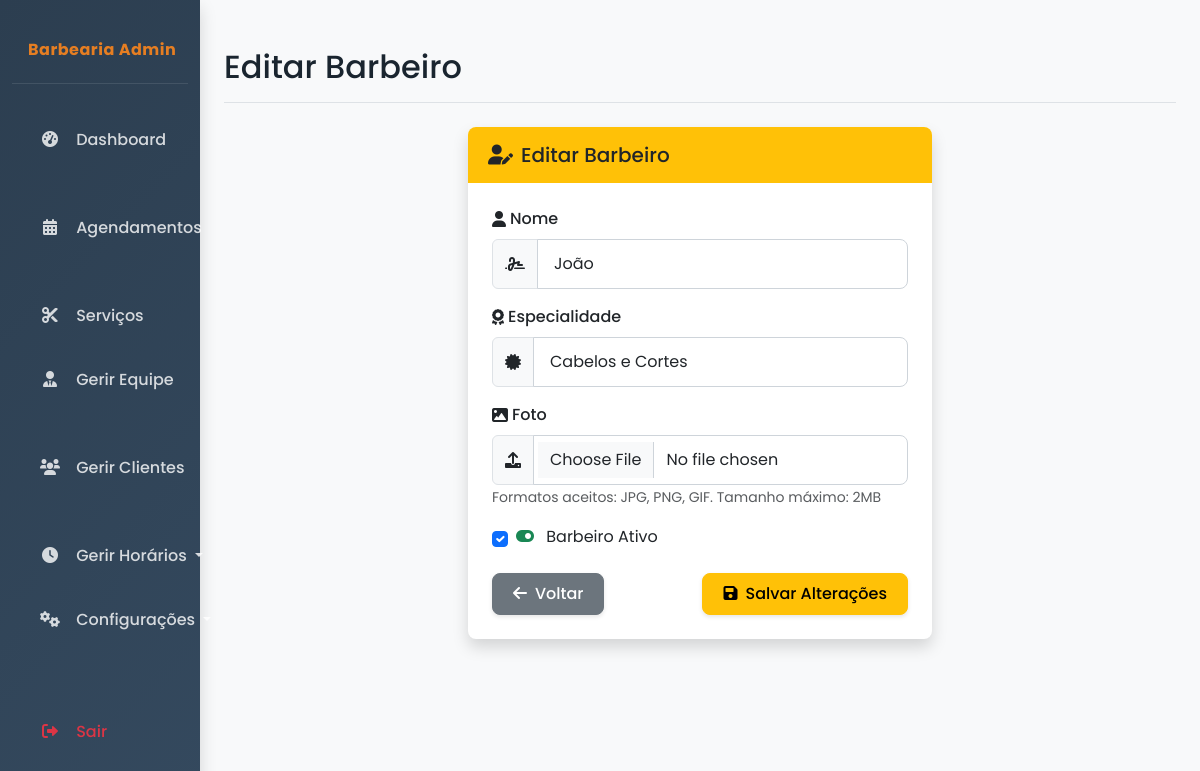
Screenshot of /admin/barbeiros/editar/1 (signed in) with the database file from the repository.
### app/app.py (models this page shows, shortened)
class Barbeiro(db.Model):
    __tablename__ = 'barbeiros'
    id = db.Column(db.Integer, primary_key=True)
    nome = db.Column(db.String(100), nullable=False)
    sobrenome = db.Column(db.String(100), nullable=False)
    email = db.Column(db.String(120), unique=True, nullable=False)
    telefone = db.Column(db.String(20))
    especialidade = db.Column(db.String(100))
    data_contratacao = db.Column(db.Date, default=datetime.utcnow)
    ativo = db.Column(db.Boolean, default=True)
    foto_url = db.Column(db.String(255), nullable=True)
    agendamentos = db.relationship('Agendamento', backref='barbeiro', lazy=True)
    horarios = db.relationship('HorarioFuncionamento', backref='barbeiro', lazy=True)

### app/app.py (the view, shortened to what this page needs)
@app.route('/admin/barbeiros/editar/<int:id>', methods=['GET', 'POST'])
def admin_barbeiros_editar(id):
    if 'admin_id' not in session:
        flash('Por favor, faça login para acessar esta página.', 'warning')
        return redirect(url_for('login'))
    barbeiro = Barbeiro.query.get_or_404(id)
    return render_template('admin_barbeiros_editar.html', barbeiro=barbeiro)

### app/app.py (called while the page is built)
@login_manager.user_loader
def load_user(user_id):
    return UsuarioAdmin.query.get(int(user_id))

### app/templates/admin_barbeiros_editar.html (shortened to what this page needs)
{% extends "admin_base.html" %}
{% block header %}Editar Barbeiro{% endblock %}
{% block content %}
<div class="row">
    <div class="col-md-6 mx-auto">
        <div class="card fade-in">
            <div class="card-header bg-warning text-dark">
                <h5 class="card-title mb-0"><i class="fas fa-user-edit me-2"></i>Editar Barbeiro</h5>
            </div>
            <div class="card-body">
                <form action="{{ url_for('admin_barbeiros_editar', id=barbeiro.id) }}" method="POST" enctype="multipart/form-data">
                    <div class="mb-3 fade-in" style="animation-delay: 0.1s">
                        <label for="nome" class="form-label"><i class="fas fa-user me-1"></i> Nome</label>
                        <div class="input-group">
                            <span class="input-group-text"><i class="fas fa-signature"></i></span>
                            <input type="text" class="form-control" id="nome" name="nome" value="{{ barbeiro.nome }}" required>
                        </div>
                    </div>
                    <div class="mb-3 fade-in" style="animation-delay: 0.2s">
                        <label for="especialidade" class="form-label"><i class="fas fa-award me-1"></i> Especialidade</label>
                        <div class="input-group">
                            <span class="input-group-text"><i class="fas fa-certificate"></i></span>
                            <input type="text" class="form-control" id="especialidade" name="especialidade" value="{{ barbeiro.especialidade }}">
                        </div>
                    </div>
                    <div class="mb-3 fade-in" style="animation-delay: 0.25s">
                        <label for="foto" class="form-label"><i class="fas fa-image me-1"></i> Foto</label>
                        <div class="input-group">
                            <span class="input-group-text"><i class="fas fa-upload"></i></span>
                            <input type="file" class="form-control" id="foto" name="foto" accept="image/*">
                        </div>
                        <small class="form-text text-muted">Formatos aceitos: JPG, PNG, GIF. Tamanho máximo: 2MB</small>
                    </div>
                    <div class="mb-4 form-check fade-in" style="animation-delay: 0.3s">
                        <input type="checkbox" class="form-check-input" id="ativo" name="ativo" {% if barbeiro.ativo %}checked{% endif %}>
                        <label class="form-check-label" for="ativo">
                            <i id="statusIcon" class="fas {% if barbeiro.ativo %}fa-toggle-on text-success{% else %}fa-toggle-off text-danger{% endif %} toggle-icon"></i>
                            Barbeiro Ativo
                        </label>
                    </div>
                    <div class="d-flex justify-content-between btn-actions fade-in" style="animation-delay: 0.4s">
                        <a href="{{ url_for('admin_barbeiros') }}" class="btn btn-secondary">
                            <i class="fas fa-arrow-left me-2"></i>Voltar
                        </a>
                        <button type="submit" class="btn btn-warning">
                            <i class="fas fa-save me-2"></i>Salvar Alterações
                        </button>
                    </div>
                </form>
            </div>
        </div>
    </div>
</div>
{% endblock %}

### app/templates/admin_base.html (style rules this page uses)
:root { --primary-color: #2c3e50; --secondary-color: #34495e; --accent-color: #e67e22; --light-color: #ecf0f1; --dark-color: #1a252f; --success-color: #2ecc71; --warning-color: #f39c12; --danger-color: #e74c3c; --info-color: #3498db; --border-radius: 0.5rem; --box-shadow: 0 0.5rem 1rem rgba(0, 0, 0, 0.15); --transition-speed: 0.3s; }
body { font-family: 'Poppins', sans-serif; background-color: #f8f9fa; color: var(--dark-color); overflow-x: hidden; }
.card { border: none; border-radius: var(--border-radius); box-shadow: var(--box-shadow); transition: transform var(--transition-speed) ease, box-shadow var(--transition-speed) ease; margin-bottom: 1.5rem; overflow: hidden; }
.card-header { font-weight: 600; border-bottom: none; padding: 1rem 1.25rem; }
.card-body { padding: 1.5rem; }
.btn { border-radius: var(--border-radius); font-weight: 500; padding: 0.5rem 1.25rem; transition: all var(--transition-speed) ease; box-shadow: 0 2px 4px rgba(0, 0, 0, 0.1); }
.form-control, .form-select { border-radius: var(--border-radius); padding: 0.75rem 1rem; border: 1px solid #ced4da; transition: all var(--transition-speed) ease; }
.form-label { font-weight: 500; margin-bottom: 0.5rem; }
.fade-in { animation: fadeIn 0.5s ease-in-out; }
.slide-up { animation: slideUp 0.5s ease-in-out; }

### app/templates/admin_barbeiros_editar.html (style rules this page uses)
.card { border-radius: var(--border-radius); transition: all 0.3s ease; margin-bottom: 1.5rem; box-shadow: var(--box-shadow); }
.card-header { border-top-left-radius: var(--border-radius); border-top-right-radius: var(--border-radius); display: flex; align-items: center; }
.card-header h5 { margin-bottom: 0; display: flex; align-items: center; }
.card-header h5 i { margin-right: 0.5rem; }
.form-label { display: flex; align-items: center; font-weight: 500; }
.form-label i { margin-right: 0.5rem; }
.form-check { display: flex; align-items: center; }
.form-check-input { margin-right: 0.5rem; }
.toggle-icon { transition: all 0.3s ease; margin-right: 0.5rem; }

### rows the page displays
Barbeiro: nome "João", especialidade "Cabelos e Cortes", ativo "☑"
